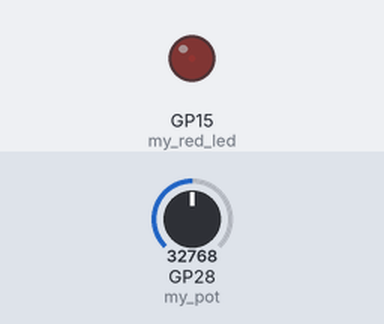
The program below on a simulated Raspberry Pi Pico running MicroPython. On the bench: output pins drawn as LEDs (lit = HIGH). Inputs (shaded band) come from the test bench; at power-on: GP28 (my_pot) = 32768 (analog values on the 0–65535 scale).

Above: at 1.2 s.
1.3 s: GP28 (my_pot) set to 57670
At 1.8 s:
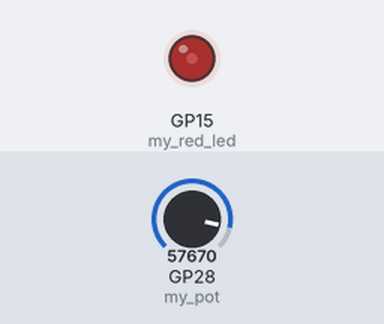
2.8 s: GP28 (my_pot) set to 65535
At 4.0 s:
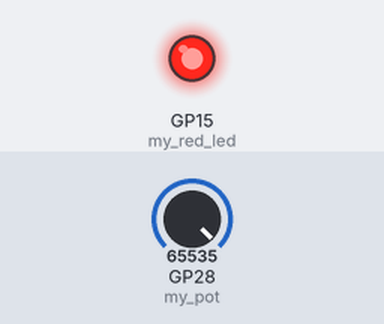
4.3 s: GP28 (my_pot) set to 32767
At 5.4 s:
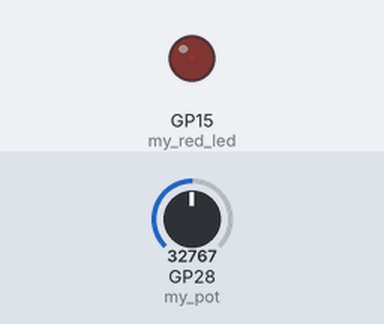
Timing chart, 0 to 7.3 s (numbered marks = the images above; inputs shaded):
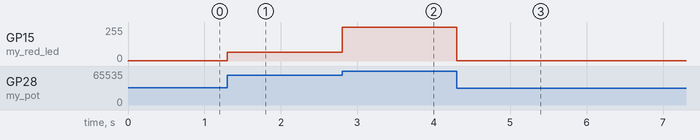

The program:

main.py
```python
from machine import PWM, ADC, Pin
from time import sleep

pot_pin = 28                    # GPIO pin 28 for the potentiometer
red_led = 15                    # GPIO pin 15 for the red LED

my_pot = ADC(Pin(pot_pin))      # Connect ADC to potentiometer at GPIO pin 28
my_red_led = PWM(Pin(red_led))  # Connect PWM to red LED at GPIO 15

my_red_led.freq(1000)           # Set PWM frequency to 1000 Hz
my_red_led.duty_u16(0)          # Initialize LED brightness to 0

while True:
    pot_value = my_pot.read_u16()
    exponent_value = (16 / 65535) * pot_value
    brightness = 2 ** exponent_value
    my_red_led.duty_u16(int(brightness))
    sleep(0.1)
```

Measured:
- after the input at 1.3 s, GP15 (my_red_led): 1/255 → 67/255 at once
- after the input at 2.8 s, GP15 (my_red_led): 67/255 → 255/255 at once
- after the input at 4.3 s, GP15 (my_red_led): 255/255 → 1/255 at once
